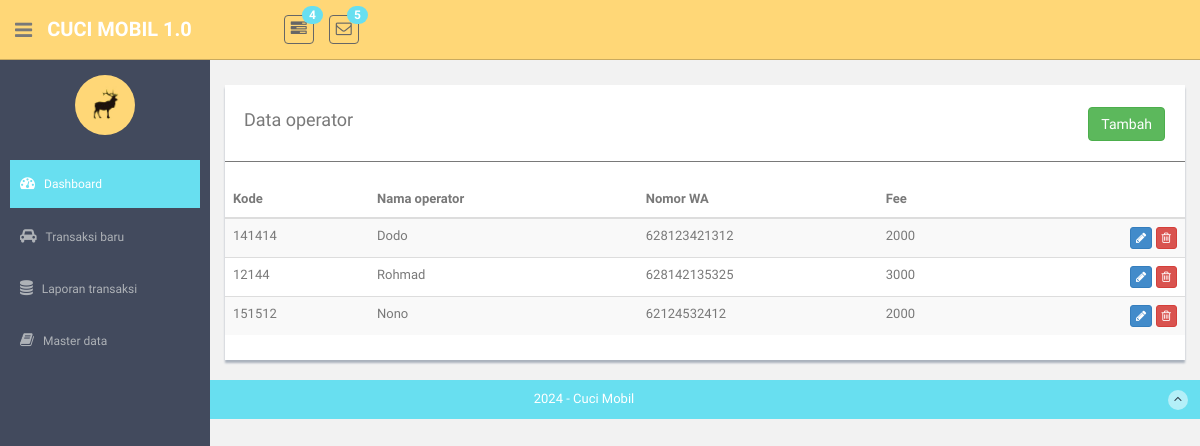
Before: /operators with the older database file.
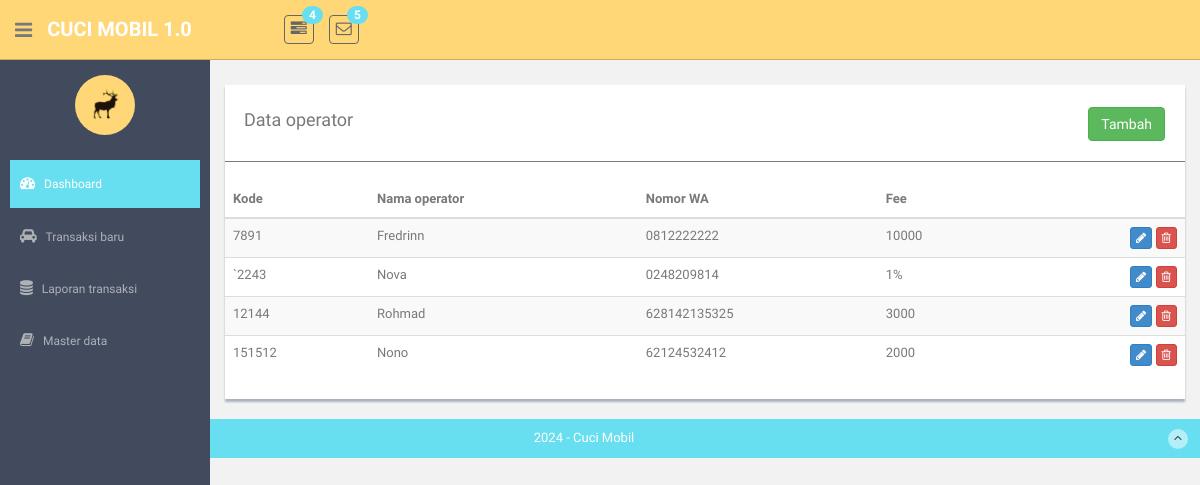
After: the same page with the newer database file.
### model/Operators.py (models this page shows)
class Operators(Model):
    id = IntegerField(primary_key=True)
    code = CharField(max_length=8)
    name = CharField(max_length=120)
    phone = CharField(max_length=12)
    fee = IntegerField()
    class Meta:
        database = db

### routes_operators.py (the view)
@app.route("/operators", methods=["GET"])
def operators():
    operators = OperatorsController.list_operators()
    return render_template('references/operators/operators-list.html', operators=operators)

### controller/OperatorsController.py (called while the page is built)
    @staticmethod
    def list_operators():
        operators = Operators.select()
        datas = []
        return Operators.select()

### routes_transactions.py (called while the page is built)
@app.after_request
def add_header(response):
    response.headers['Cache-Control'] = 'no-store'
    return response

### templates/references/operators/operators-list.html (shortened to what this page needs)
{% extends "layout.html" %}
{% block content %}
<div class="row mt">
      <div class="col-md-12">
          <div class="content-panel">
              <table class="table table-striped table-advance table-hover">
                <div >
                    <div style="float:left;"><h4>&nbsp; Data operator</h4></div>
                    <div class="pull-right" style="padding-top:7px;padding-right:20px;">
                        <button class="btn btn-success " onclick="javscript:openModal(0)">Tambah</button>
                    </div>
                </div>
                <hr/>
                  <thead>
                  <tr>
                      <th width="15%"> Kode</th>
                      <th width="28%"> Nama operator</th>
                      <th width="25%"> Nomor WA</th>
                      <th width="20%"> Fee</th>
                      <th width="12%"></th>
                  </tr>
                  </thead>
                  <tbody>
                  {% for item in operators %}
                  <tr>
                      <td>{{ item.code }} </td>
                      <td>{{ item.name }} </td>
                      <td>{{ item.phone }} </td>
                      <td>{{ item.fee }} </td>
                      <td align="right">
                          <button class="btn btn-primary btn-xs"  onclick="javscript:openModal({{ item.id }})"><i class="fa fa-pencil"></i></button>
                          <button class="btn btn-danger btn-xs" onclick="javscript:deleteRecord({{ item.id }})"><i class="fa fa-trash-o "></i></button>
                      </td>
                  </tr>
                 {% endfor %}
                  </tbody>
              </table>
          </div>
      </div>
  </div>
{% endblock %}

Changed rows visible on the page:
removed Operators: code "141414", name "Dodo", phone "628123421312", fee "2000"
added Operators: code "7891", name "Fredrinn", phone "0812222222", fee "10000"
added Operators: code "`2243", name "Nova", phone "0248209814", fee "1%"
